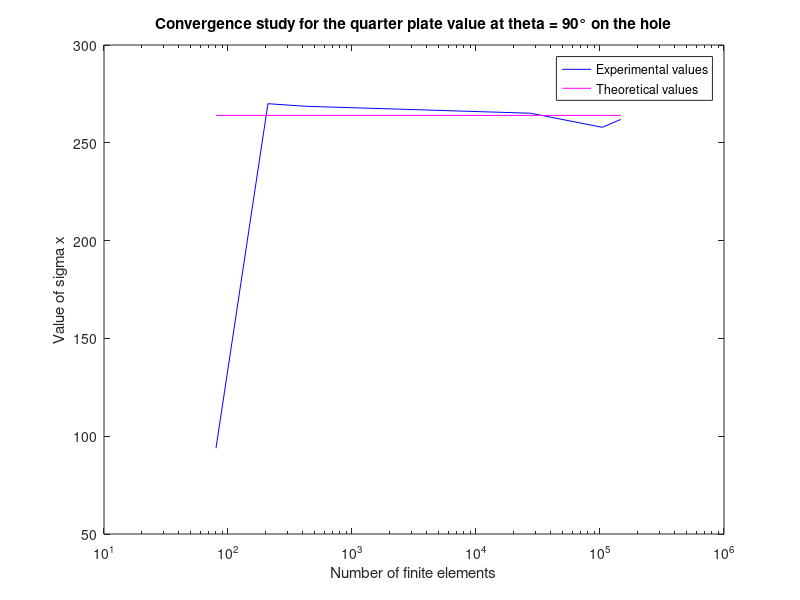

Write the MATLAB code that produced this figure.
figure
semilogx([80 210 417 27456 104483 147000],[93.831 270 268.689 265.1259 257.9229 261.9423], 'b');
hold
semilogx([80 210 417 27456 104483 147000], [264 264 264 264 264 264], 'm');
legend("Experimental values", "Theoretical values");
title("Convergence study for the quarter plate value at theta = 90° on the hole")
xlabel("Number of finite elements")
ylabel("Value of sigma x")
%set(gca, 'color', 'y');